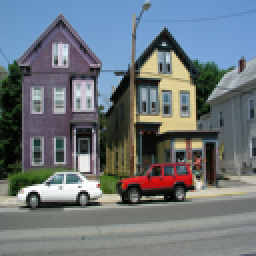
%> input picture tb_files/DeconvolutionColorPrior/I_sharp.png, 128 x 128 px (shown 2 times larger)
$ octave generate.m   (GNU Octave 9; MATLAB toolbox functions it lacks are replaced by stand-ins)
%> lines starting %> are read from the running program, lines starting %| are printed output that depends on the picture
I_sharp = imresize(imread('.\DeconvolutionColorPrior\I_sharp.png'),[128 128]);
%> I_sharp is the input picture: size 128x128x3 uint8; mean R, G, B 108.5, 117.3, 123.3
R = I_sharp(:,:,1) ;
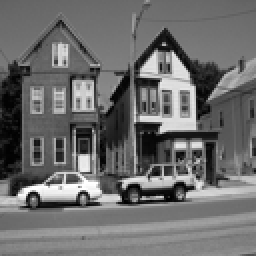
%> R: size 128x128 uint8 (shown 2 times larger); min 0, max 255, mean 108.5
G = I_sharp(:,:,2) ;
B = I_sharp(:,:,3) ;

img1D = R(:);
fid = fopen('ground_truth_R.txt', 'wt');
fprintf(fid, '%d\n', img1D);
fclose(fid);

img1D = G(:);
fid = fopen('ground_truth_G.txt', 'wt');
fprintf(fid, '%d\n', img1D);
fclose(fid);

img1D = B(:);
fid = fopen('ground_truth_B.txt', 'wt');
fprintf(fid, '%d\n', img1D);
fclose(fid);

%%%%%%%%%%%%%%%%%%%%%%%%%%%
I_blurred = imresize(imread('.\DeconvolutionColorPrior\I_blurred.png'),[128 128]);
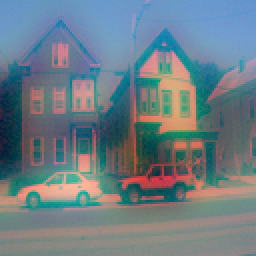
%> input picture tb_files/DeconvolutionColorPrior/I_blurred.png, 128 x 128 px (shown 2 times larger)
%> I_blurred is the input picture: size 128x128x3 uint8; mean R, G, B 108.5, 125.4, 133.8
R = I_blurred(:,:,1) ;
G = I_blurred(:,:,2) ;
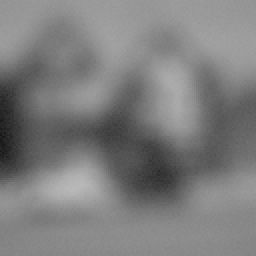
%> G: size 128x128 uint8 (shown 2 times larger); min 23, max 185, mean 125.4
B = I_blurred(:,:,3) ;
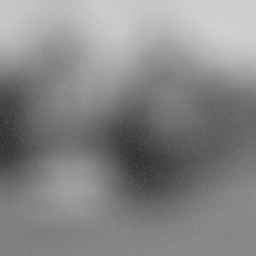
%> B: size 128x128 uint8 (shown 2 times larger); min 48, max 209, mean 133.8

img1D = R(:);
fid = fopen('I_blurred_R.txt', 'wt');
fprintf(fid, '%d\n', img1D);
fclose(fid);

img1D = G(:);
fid = fopen('I_blurred_G.txt', 'wt');
fprintf(fid, '%d\n', img1D);
fclose(fid);

img1D = B(:);
fid = fopen('I_blurred_B.txt', 'wt');
fprintf(fid, '%d\n', img1D);
fclose(fid);

tau = 0.02 ;
K_blur = imread('.\DeconvolutionColorPrior\kernels\fading.png');
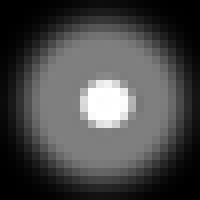
%> input picture tb_files/DeconvolutionColorPrior/kernels/fading.png, 25 x 25 px (shown 8 times larger)
%> K_blur is the input picture: size 25x25x3 uint8; min 0, max 255, mean 72.2
K  = double(rgb2gray(K_blur)) ;
K  = K ./ sum(K(:));
otfk  = psf2otf(K, [128 128]);
Nomin1 = conj(otfk).*fft2(I_sharp(:,:,2));
Denom1 = 2*tau*abs(otfk).^2 + 1 ;
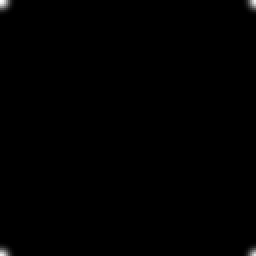
%> Denom1: size 128x128 double (shown 2 times larger); min 1, max 1.04, mean 1; drawn with min black and max white

RE = real(Nomin1) ;
img1D = RE(:);
fid = fopen('REAL.txt', 'wt');
fprintf(fid, '%f\n', img1D);
fclose(fid);

IMAG = imag(Nomin1) ;
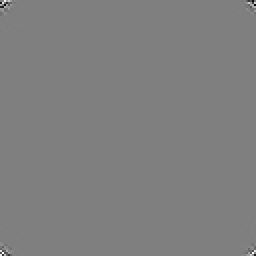
%> IMAG: size 128x128 double (shown 2 times larger); min -62455.8, max 62455.8, mean 0; drawn with min black and max white
img1D = IMAG(:);
fid = fopen('IMAGINARY.txt', 'wt');
fprintf(fid, '%f\n', img1D);
fclose(fid);

img1D = Denom1(:);
fid = fopen('DENOM.txt', 'wt');
fprintf(fid, '%f\n', img1D);
fclose(fid);
